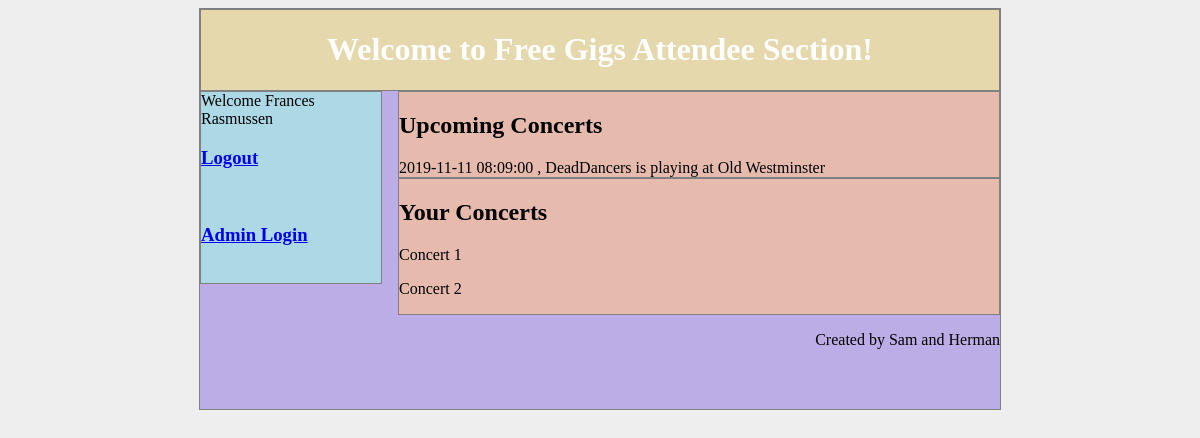
The app's page /New/Attendee/AttendeePage.php with its own data.
### tables this page shows
CREATE TABLE `concert` (
  `concert_id` int(11) UNSIGNED NOT NULL,
  `band_id` int(11) UNSIGNED NOT NULL,
  `venue_id` int(11) UNSIGNED NOT NULL,
  `concert_date` datetime DEFAULT NULL,
  `over_18` tinyint(1) NOT NULL
);

CREATE TABLE `band` (
  `band_id` int(11) UNSIGNED NOT NULL,
  `band_name` varchar(50) NOT NULL
);

CREATE TABLE `venue` (
  `venue_id` int(4) UNSIGNED NOT NULL,
  `venue_name` varchar(50) NOT NULL,
  `capacity` smallint(4) UNSIGNED NOT NULL
);

CREATE TABLE `attendee` (
  `mob_phone` varchar(15) NOT NULL,
  `first_name` char(15) DEFAULT NULL,
  `last_name` char(15) DEFAULT NULL,
  `password` varchar(20) NOT NULL,
  `date_of_birth` date DEFAULT NULL,
  `message` text
);

### New/Attendee/AttendeePage.php (the view, shortened to what this page needs)
<?php
  @ $db = new mysqli('localhost', 'root', '', 'assignmentone');
?>
<html>
<head>
  <link rel="stylesheet" type="text/css" href='AttendeePage.css' />
</head>
<body>
  <div id="container">
      <div id="header">
        <h1>Welcome to Free Gigs Attendee Section!</h1>
      </div>
      <div id="main">
          <h2>Upcoming Concerts</h2>
        <?php
		$con_query ='SELECT  concert_date, band_name, venue_name FROM concert, band, venue ';
		if ($result = $db->query($con_query))
		{
			  if($row = $result->fetch_assoc())
			{
			    printf   ("%s  ,  %s is playing at %s ", $row["concert_date"], $row["band_name"], $row["venue_name"]);
				echo "<br /></n>";
			}
		}
    ?>
      </div>
		<div id="bookings">
          <h2>Your Concerts</h2>
          <p>Concert 1</p>
          <p>Concert 2</p>
      </div>
            <div id="nav">
		Welcome <?php $name_query = 'SELECT first_name, last_name FROM Attendee';
		$results = $db->query($name_query);
		while ($row = $results->fetch_assoc()) {
		echo $row['first_name']." ";
		echo $row['last_name']."<br />";
		break;
}?>
<h3><a href="/new/logout.php">Logout</a></h3><br>
<h3><a href="/new/Admin/AdminLogin.php">Admin Login</a></h3><br>
      </div>
      <div id="footer">
          <p>Created by Sam and Herman</p>
      </div>
  </div>
</body>

### New/Attendee/AttendeePage.css (style rules this page uses)
body { background-color: #EEEEEE; }
#container { background-color:#bcade6; width: 800px; height: 400px; margin-left: auto; margin-right: auto; border: 1px solid grey; }
#header { background-color: #e6d8ad; color: white; text-align: center; border: 1px solid grey; }
#nav { width: 180px; border: 1px solid grey; background-color:#ADD8E6; }
#main { width: 600px; float: right; background-color: #e6bbad; border: 1px solid grey; }
#bookings { width: 600px; float: right; clear: both; background-color:#e6bbad; border: 1px solid grey; }
#footer { float: right; clear: right; }

### records on screen
concert: concert_date "2019-11-11 08:09:00"
band: band_name "DeadDancers"
venue: venue_name "Old Westminster"
attendee: first_name "Frances", last_name "Rasmussen"
